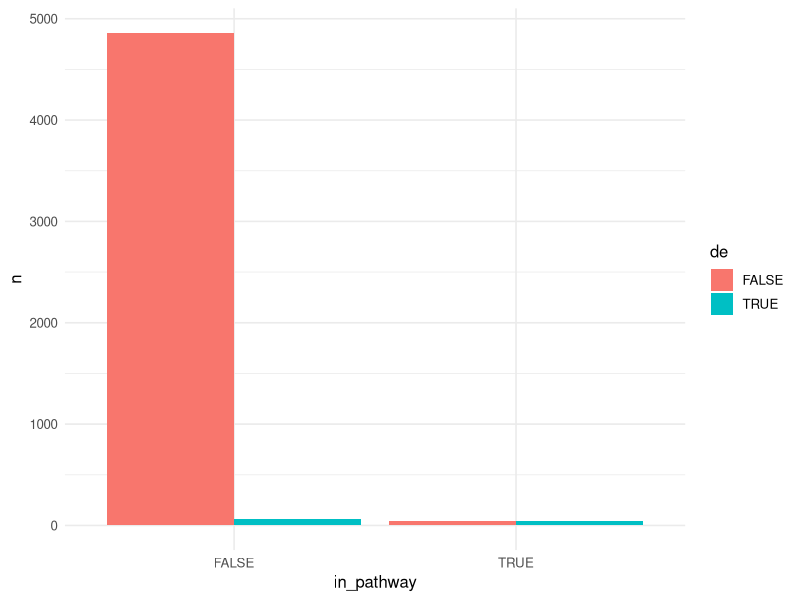

Write R code to recreate this figure.
# ============================================================
# Biostatistics Courses
# Course 4 — Week 4, Session 2: Enrichment analysis (GSEA / ORA)
# ============================================================

# --- 0. Setup --------------------------------------------------
library(tidyverse)
set.seed(42)
theme_set(theme_minimal(base_size = 12))

# --- 1. Hypothesis / Goal --------------------------------------
# Perform a hypergeometric ORA by hand and sketch a running-sum
# GSEA on a simulated ranked gene list.

# --- 2. Data ---------------------------------------------------
N <- 5000
pathway <- sample(seq_len(N), 80)
true_de <- unique(c(sample(pathway, 40), sample(setdiff(seq_len(N), pathway), 60)))

# --- 3. Visualise ----------------------------------------------
p1 <- tibble(in_pathway = seq_len(N) %in% pathway,
             de = seq_len(N) %in% true_de) |>
  count(in_pathway, de) |>
  ggplot(aes(in_pathway, n, fill = de)) +
  geom_col(position = "dodge")
print(p1)

# --- 4. Assumptions --------------------------------------------
# Background universe is the set of tested genes; gene-set
# independence (violated for overlapping pathways).

# --- 5. Conduct / Fit ------------------------------------------
n_de <- length(true_de)
k_in <- sum(true_de %in% pathway)
p_hyper <- phyper(k_in - 1, 80, N - 80, n_de, lower.tail = FALSE)

stat <- rnorm(N)
stat[pathway] <- stat[pathway] + 1.2
names(stat) <- paste0("g", seq_len(N))
stat <- sort(stat, decreasing = TRUE)
in_set <- names(stat) %in% paste0("g", pathway)
p_hit <- abs(stat) / sum(abs(stat[in_set]))
p_miss <- 1 / sum(!in_set)
run_sum <- cumsum(ifelse(in_set, p_hit, -p_miss))
ES <- run_sum[which.max(abs(run_sum))]

# fgsea sketch (not run):
# library(fgsea)
# fgsea(list(pathway = paste0("g", pathway)), stat, minSize = 15)

# --- 6. Report -------------------------------------------------
cat(sprintf("ORA overlap: %d (expected %.1f), p = %.2g\n",
            k_in, n_de * 80 / N, p_hyper))
cat(sprintf("GSEA ES: %.2f\n", ES))
